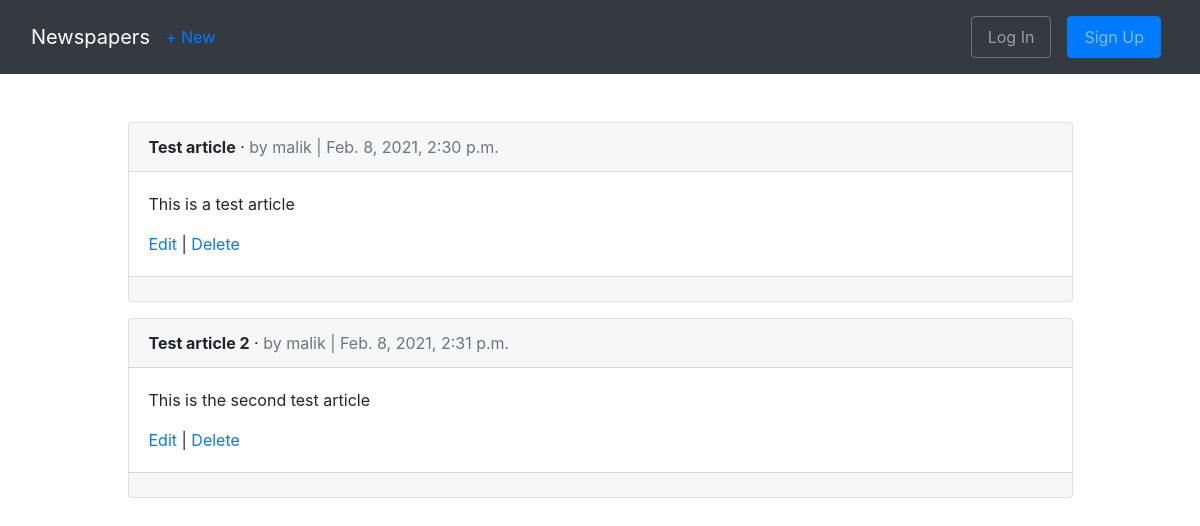
The app's page /articles/, older data.
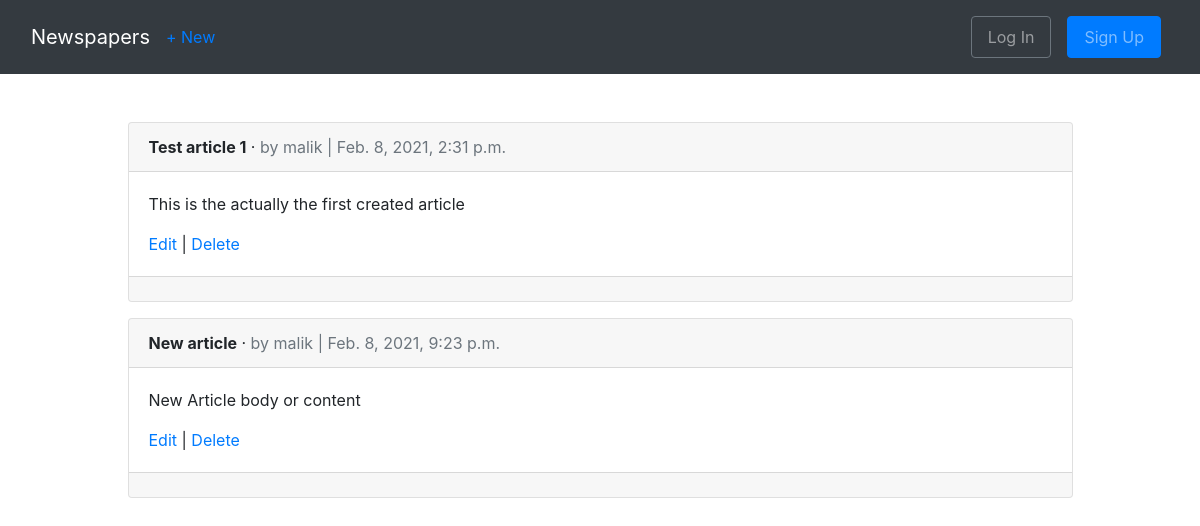
The same page, newer data.
### articles/models.py (models this page shows, shortened)
class Article(models.Model):
    title = models.CharField(max_length=255)
    body = models.TextField()
    date = models.DateTimeField(auto_now_add=True)
    author = models.ForeignKey(
        get_user_model(),
        on_delete=models.CASCADE
    )

### accounts/models.py (models this page shows)
class CustomUser(AbstractUser):
    age = models.PositiveIntegerField(null = True, blank = True)

### articles/views.py (the view)
# urls.py: path('', ArticleListView.as_view(), name="article_list")
class ArticleListView(ListView):
    model = Article
    template_name = 'article_list.html'

### templates/article_list.html (shortened to what this page needs)
{% extends 'base.html' %}
{% block content %}
    <div class='container-fluid'>
        <div class="row justify-content-center">
            <div class='col-md-10'>
                {% for article in object_list %}
                    <div class="card mb-3">
                        <div class="card-header">
                            <span class="font-weight-bold">{{ article.title }}</span> &middot;
                            <span class="text-muted">by {{ article.author }} | {{ article.date }}</span>
                        </div>
                        <div class="card-body">
                            <p>{{ article.body }}</p>
                             <a href="{% url 'article_edit' article.pk %}">Edit</a> | <a href="{% url 'article_delete' article.pk %}">Delete</a>
                        </div>
                        <div class="card-footer">
                        </div>
                     </div>
                {% endfor %}
            </div>
        </div>
    </div>
{% endblock content %}

Row changes from the older to the newer data that the page shows:
removed Article: title "Test article", author "malik", date "Feb. 8, 2021, 2:30 p.m.", body "This is a test article"
changed Article: title "Test article 2" → "Test article 1"; body "This is the second test article" → "This is the actually the first created article"
added Article: title "New article", author "malik", date "Feb. 8, 2021, 9:23 p.m.", body "New Article body or content"
